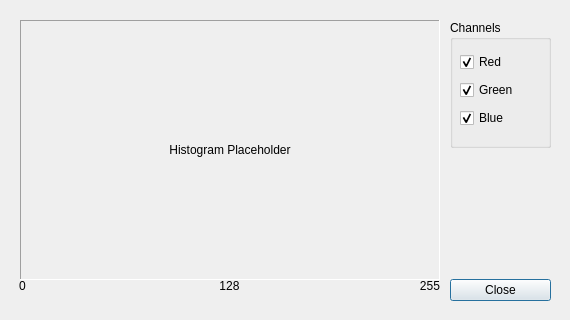
<?xml version="1.0" encoding="UTF-8"?>
<ui version="4.0">
 <class>Histogram</class>
 <widget class="QDialog" name="Histogram">
  <property name="geometry">
   <rect>
    <x>0</x>
    <y>0</y>
    <width>570</width>
    <height>320</height>
   </rect>
  </property>
  <property name="sizePolicy">
   <sizepolicy hsizetype="Fixed" vsizetype="Fixed">
    <horstretch>0</horstretch>
    <verstretch>0</verstretch>
   </sizepolicy>
  </property>
  <property name="windowTitle">
   <string>Dialog</string>
  </property>
  <widget class="QLabel" name="labelHistogram">
   <property name="geometry">
    <rect>
     <x>20</x>
     <y>20</y>
     <width>420</width>
     <height>260</height>
    </rect>
   </property>
   <property name="sizePolicy">
    <sizepolicy hsizetype="Preferred" vsizetype="Preferred">
     <horstretch>0</horstretch>
     <verstretch>0</verstretch>
    </sizepolicy>
   </property>
   <property name="autoFillBackground">
    <bool>false</bool>
   </property>
   <property name="frameShape">
    <enum>QFrame::Panel</enum>
   </property>
   <property name="frameShadow">
    <enum>QFrame::Sunken</enum>
   </property>
   <property name="lineWidth">
    <number>1</number>
   </property>
   <property name="text">
    <string>Histogram Placeholder</string>
   </property>
   <property name="alignment">
    <set>Qt::AlignCenter</set>
   </property>
   <property name="indent">
    <number>-1</number>
   </property>
  </widget>
  <widget class="QWidget" name="horizontalLayoutWidget">
   <property name="geometry">
    <rect>
     <x>19</x>
     <y>279</y>
     <width>421</width>
     <height>21</height>
    </rect>
   </property>
   <layout class="QHBoxLayout" name="horizontalLayout">
    <item>
     <widget class="QLabel" name="histogramLabel0">
      <property name="text">
       <string>0</string>
      </property>
      <property name="alignment">
       <set>Qt::AlignLeading|Qt::AlignLeft|Qt::AlignTop</set>
      </property>
     </widget>
    </item>
    <item>
     <widget class="QLabel" name="histogramLabel128">
      <property name="text">
       <string>128</string>
      </property>
      <property name="alignment">
       <set>Qt::AlignHCenter|Qt::AlignTop</set>
      </property>
     </widget>
    </item>
    <item>
     <widget class="QLabel" name="histogramLabel255">
      <property name="text">
       <string>255</string>
      </property>
      <property name="alignment">
       <set>Qt::AlignRight|Qt::AlignTop|Qt::AlignTrailing</set>
      </property>
     </widget>
    </item>
   </layout>
  </widget>
  <widget class="QWidget" name="verticalLayoutWidget_2">
   <property name="geometry">
    <rect>
     <x>450</x>
     <y>20</y>
     <width>101</width>
     <height>281</height>
    </rect>
   </property>
   <layout class="QVBoxLayout" name="verticalLayoutActions">
    <item>
     <widget class="QGroupBox" name="groupBox">
      <property name="minimumSize">
       <size>
        <width>0</width>
        <height>128</height>
       </size>
      </property>
      <property name="title">
       <string>Channels</string>
      </property>
      <widget class="QWidget" name="verticalLayoutWidget">
       <property name="geometry">
        <rect>
         <x>10</x>
         <y>30</y>
         <width>81</width>
         <height>80</height>
        </rect>
       </property>
       <layout class="QVBoxLayout" name="verticalLayoutChannels">
        <item>
         <widget class="QCheckBox" name="checkBoxHistogramRed">
          <property name="text">
           <string>Red</string>
          </property>
          <property name="checked">
           <bool>true</bool>
          </property>
         </widget>
        </item>
        <item>
         <widget class="QCheckBox" name="checkBoxHistogramGreen">
          <property name="text">
           <string>Green</string>
          </property>
          <property name="checked">
           <bool>true</bool>
          </property>
         </widget>
        </item>
        <item>
         <widget class="QCheckBox" name="checkBoxHistogramBlue">
          <property name="text">
           <string>Blue</string>
          </property>
          <property name="checked">
           <bool>true</bool>
          </property>
         </widget>
        </item>
       </layout>
      </widget>
     </widget>
    </item>
    <item>
     <spacer name="verticalSpacer">
      <property name="orientation">
       <enum>Qt::Vertical</enum>
      </property>
      <property name="sizeType">
       <enum>QSizePolicy::MinimumExpanding</enum>
      </property>
      <property name="sizeHint" stdset="0">
       <size>
        <width>20</width>
        <height>20</height>
       </size>
      </property>
     </spacer>
    </item>
    <item>
     <widget class="QPushButton" name="pushButtonClose">
      <property name="text">
       <string>Close</string>
      </property>
     </widget>
    </item>
   </layout>
  </widget>
 </widget>
 <resources/>
 <connections/>
</ui>
